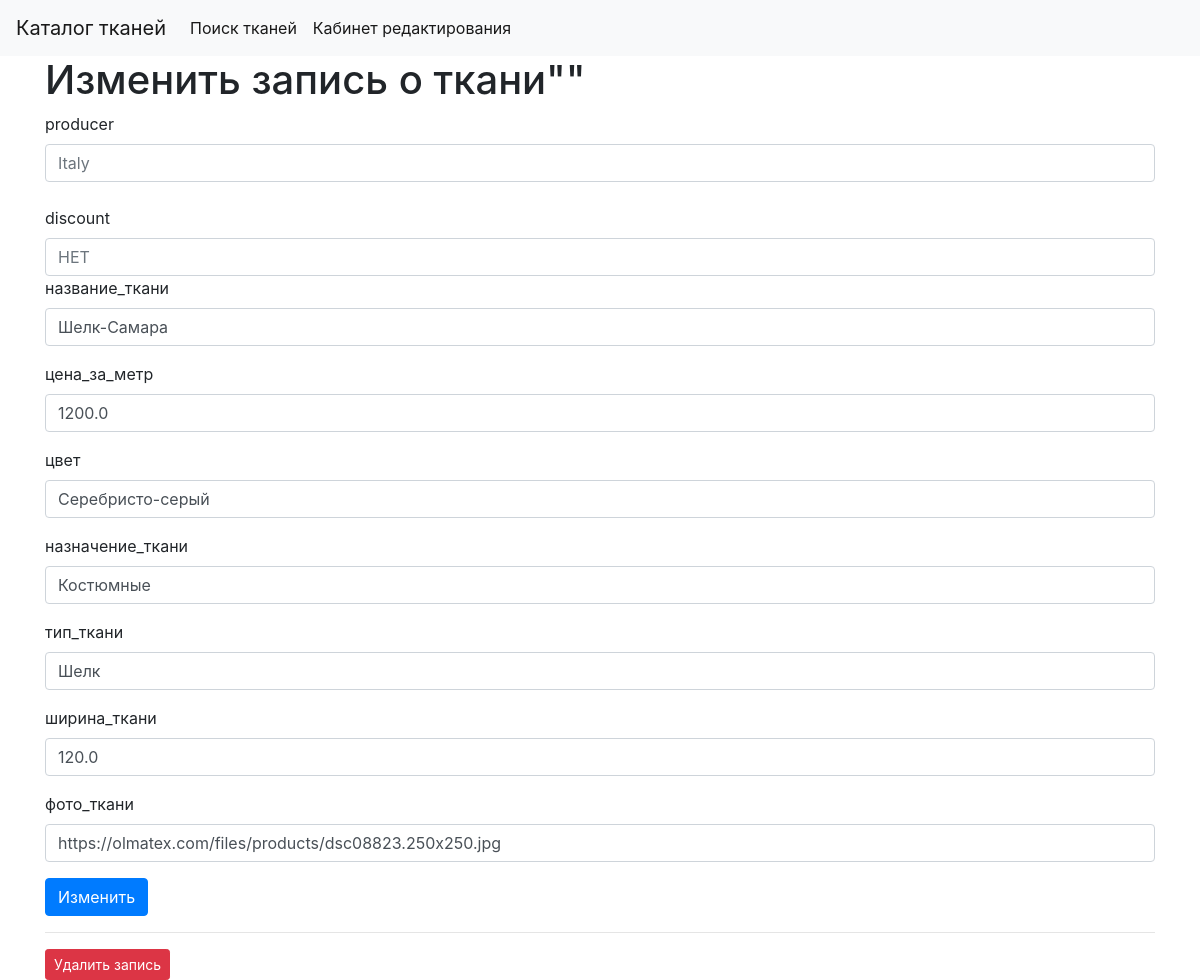
The page /allcloth/1/edit on the database its author committed.
### tables this page shows
CREATE TABLE производитель (
    id_производителя INTEGER PRIMARY KEY ,
    страна_производитель TEXT NOT NULL
);

CREATE TABLE "скидка" (
	"id_скидки"	INTEGER,
	"название"	TEXT NOT NULL,
	"величина_скидки"	INTEGER NOT NULL,
	"дата_начала_скидки"	DATETIME NOT NULL,
	"дата_конца_скидки"	DATETIME NOT NULL,
	PRIMARY KEY("id_скидки" AUTOINCREMENT)
);

CREATE TABLE "ткань" (
	"id_ткани"	INTEGER,
	"название"	TEXT NOT NULL,
	"цена_за_метр"	REAL NOT NULL,
	"цвет"	TEXT NOT NULL,
	"назначение"	TEXT NOT NULL,
	"тип_ткани"	TEXT NOT NULL,
	"ширина_ткани"	REAL NOT NULL,
	"фото_ткани"	TEXT NOT NULL,
	"id_производителя"	INTEGER NOT NULL,
	"id_скидки"	INTEGER DEFAULT NULL,
	PRIMARY KEY("id_ткани" AUTOINCREMENT),
	FOREIGN KEY("id_скидки") REFERENCES "скидка"("id_скидки") ON DELETE SET NULL,
	FOREIGN KEY("id_производителя") REFERENCES "производитель"("id_производителя")
);

### main.py (the view, shortened to what this page needs)
@app.route('/allcloth/<int:id>/edit', methods=('GET', 'POST'))
def edit_cloth(id):
    post = get_post(id, 'SELECT * FROM View WHERE id_ткани = ?')
    conn = get_db_connection()
    cur = conn.cursor()
    prod = cur.execute('SELECT * FROM производитель ').fetchall()
    disc = cur.execute('SELECT * FROM скидка ').fetchall()
    return render_template('edit_cloth.html', post=post, prod=prod, disc=disc)

### main.py (called while the page is built)
def get_db_connection():
    conn = sqlite3.connect('database.db')
    conn.row_factory = sqlite3.Row
    return conn

def get_post(post_id,table):
    conn = get_db_connection()
    post = conn.execute(table,
                        (post_id,)).fetchone()
    conn.close()
    if post is None:
        abort(404)
    return post

### templates/edit_cloth.html (shortened to what this page needs)
  {% extends 'base.html' %}
{% block content %}
<h1>{% block title %} Изменить запись о ткани"{{ post['title'] }}" {% endblock %}</h1>
<form method="post">
    <label for="producer">producer</label>
    <input
        list="list"
        name="страна_производитель"
        class="form-control"
        id="страна_производитель"
        type="text"
        placeholder="{{ post['страна_производитель']}}">
  <label for="discount">discount</label>
    <input
        list="discounts"
        name="название_скидки"
        class="form-control"
        id="название"
        type="text"
        placeholder="{{ post['название_скидки'] }}">
    <div class="form-group">
        <label for="название_ткани">название_ткани</label>
        <input type="text" name="название_ткани"
               placeholder="название_ткани" class="form-control"
               value="{{ request.form['название_ткани'] or post['название_ткани'] }}">
    </div>
    <div class="form-group">
        <label for="цена_за_метр">цена_за_метр</label>
        <input type="text" name="цена_за_метр"
               placeholder="цена_за_метр" class="form-control"
               value="{{ request.form['цена_за_метр'] or post['цена_за_метр'] }}">
    </div>
    <div class="form-group">
        <label for="цвет">цвет</label>
        <input type="text" name="цвет"
               placeholder="цвет" class="form-control"
               value="{{ request.form['цвет'] or post['цвет'] }}">
    </div>
    <div class="form-group">
        <label for="назначение_ткани">назначение_ткани</label>
        <input type="text" name="назначение_ткани"
               placeholder="назначение_ткани" class="form-control"
               value="{{ request.form['назначение_ткани'] or post['назначение_ткани'] }}">
    </div>
    <div class="form-group">
        <label for="тип_ткани">тип_ткани</label>
        <input type="text" name="тип_ткани"
               placeholder="тип_ткани" class="form-control"
               value="{{ request.form['тип_ткани'] or post['тип_ткани'] }}">
    </div>
    <div class="form-group">
        <label for="ширина_ткани">ширина_ткани</label>
        <input type="text" name="ширина_ткани"
               placeholder="ширина_ткани" class="form-control"
               value="{{ request.form['ширина_ткани'] or post['ширина_ткани'] }}">
    </div>
    <div class="form-group">
        <label for="фото_ткани">фото_ткани</label>
        <input type="text" name="фото_ткани"
               placeholder="фото_ткани" class="form-control"
               value="{{ request.form['фото_ткани'] or post['фото_ткани'] }}">
    </div>
    <div class="form-group">
        <button type="submit" class="btn btn-primary">Изменить</button>
    </div>
</form>
<hr>
<form action="{{ url_for('delete_cloth', id=post['id_ткани']) }}" method="POST">
    <input type="submit" value="Удалить запись"
            class="btn btn-danger btn-sm"
            onclick="return confirm('Действительно вы хотите удалить эту запись?')">
</form>
{% endblock %}

### rows shown on the page
производитель: страна_производитель "Italy"
скидка: название_скидки "НЕТ"
ткань: название "Шелк-Самара", цена_за_метр "1200.0", цвет "Серебристо-серый", назначение "Костюмные", тип_ткани "Шелк", ширина_ткани "120.0", фото_ткани "https://olmatex.com/files/products/dsc08823.250x250.jpg"
